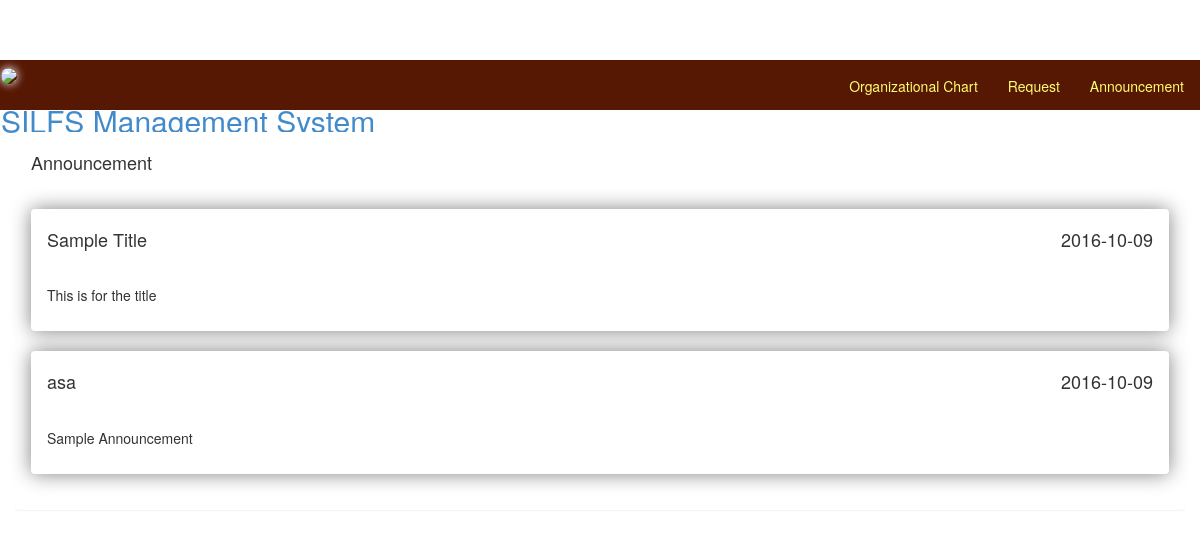
The page /index.php/user/view_announcement on the database its author committed.
### tables this page shows
CREATE TABLE IF NOT EXISTS `tbl_announcement` (
  `id` int(11) NOT NULL,
  `pid` int(11) NOT NULL,
  `date_ann` varchar(50) NOT NULL,
  `ann` text NOT NULL,
  `title` varchar(100) NOT NULL
);

### application/controllers/User.php (called while the page is built, shortened)
<?php
	class User extends CI_Controller
	{
		public function view_announcement()
		{
			$this->load->model('usermd');
			$this->load->view('templates/header');
			$this->load->view('templates/header2', array('nav' => 'view_ann'));
			$this->load->view('pages/view_ann');
			$this->load->view('templates/footer');
		}
	}

### index.php (called while the page is built, shortened)
<?php
require_once BASEPATH.'core/CodeIgniter.php';

### application/models/Usermd.php (called while the page is built, shortened)
<?php
	class Usermd extends CI_Model
	{
		public function get_ann()
		{
			$this->db->order_by('id', 'DESC');
			return $this->db->get('tbl_announcement')->result_array();
		}
	}

### application/views/pages/view_ann.php (the view)
<div class="col-md-12" style="margin-top: -15px;">
	<div class="panel p-body">
		<div class="panel-heading"><h4>Announcement</h4></div>
			<div class="panel-body">
				<?php foreach ($this->usermd->get_ann() as $key => $value) { ?>
					<div class="panel" style="box-shadow: 0px 0px 20px gray">
						<div class="panel-heading">
							<h4><?php echo $value['title'] ?> <span class="pull-right"><?php echo $value['date_ann'] ?></span></h4>
						</div>
						<div class="panel-body">
							<p><?php echo $value['ann'] ?></p>
						</div>
					</div>
				<?php } ?>
			</div>
	</div>
</div>

### rows shown on the page
tbl_announcement: title "Sample Title", date_ann "2016-10-09", ann "This is for the title"
tbl_announcement: title "asa", date_ann "2016-10-09", ann "Sample Announcement"
